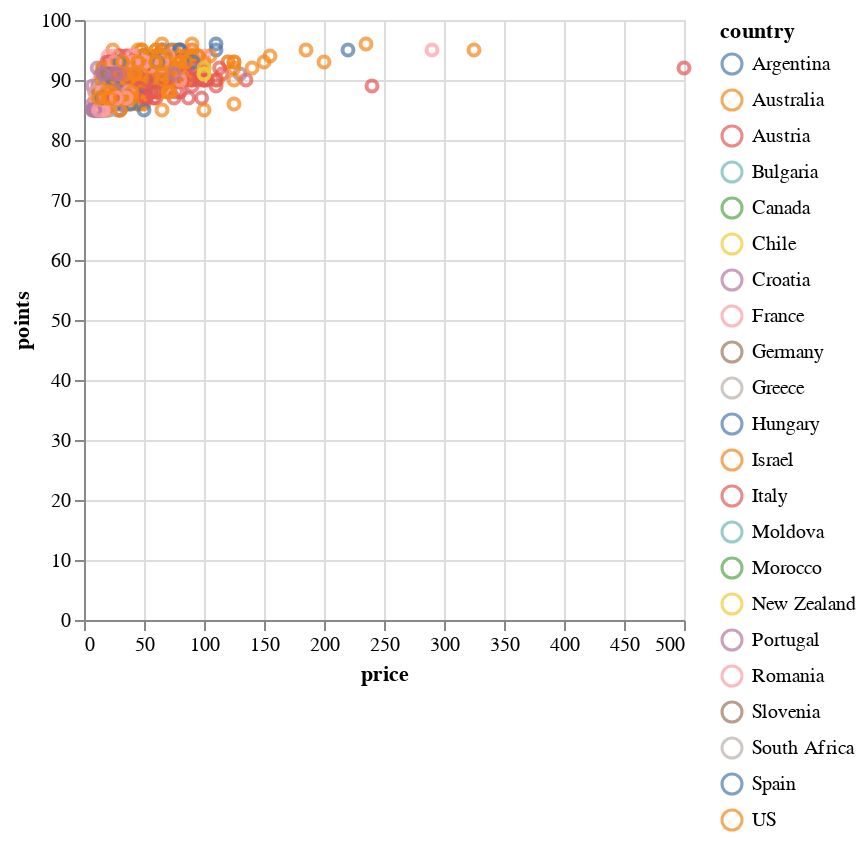

Notebook code cell kept with this figure:
### Code cell
# See relationship between points and price
alt.Chart(wines_df).mark_point().encode(
    x='price',
    y='points',
    color='country',
    tooltip=['variety', 'winery']
)

### Figure 1 — Vega-Lite specification as saved in the notebook (floating-point values rounded to 4 significant figures; data arrays with more than 128 entries replaced by an {"elided": "..."} marker saying what was removed)
{"config": {"view": {"continuousWidth": 300, "continuousHeight": 300}}, "data": {"name": "data-86e54b4fb2e4147227c34e3c96e24d79"}, "mark": {"type": "point"}, "encoding": {"color": {"field": "country", "type": "nominal"}, "tooltip": [{"field": "variety", "type": "nominal"}, {"field": "winery", "type": "nominal"}], "x": {"field": "price", "type": "quantitative"}, "y": {"field": "points", "type": "quantitative"}}, "$schema": "https://vega.github.io/schema/vega-lite/v5.20.1.json", "datasets": {"data-86e54b4fb2e4147227c34e3c96e24d79": {"elided": "1061 records"}}}
